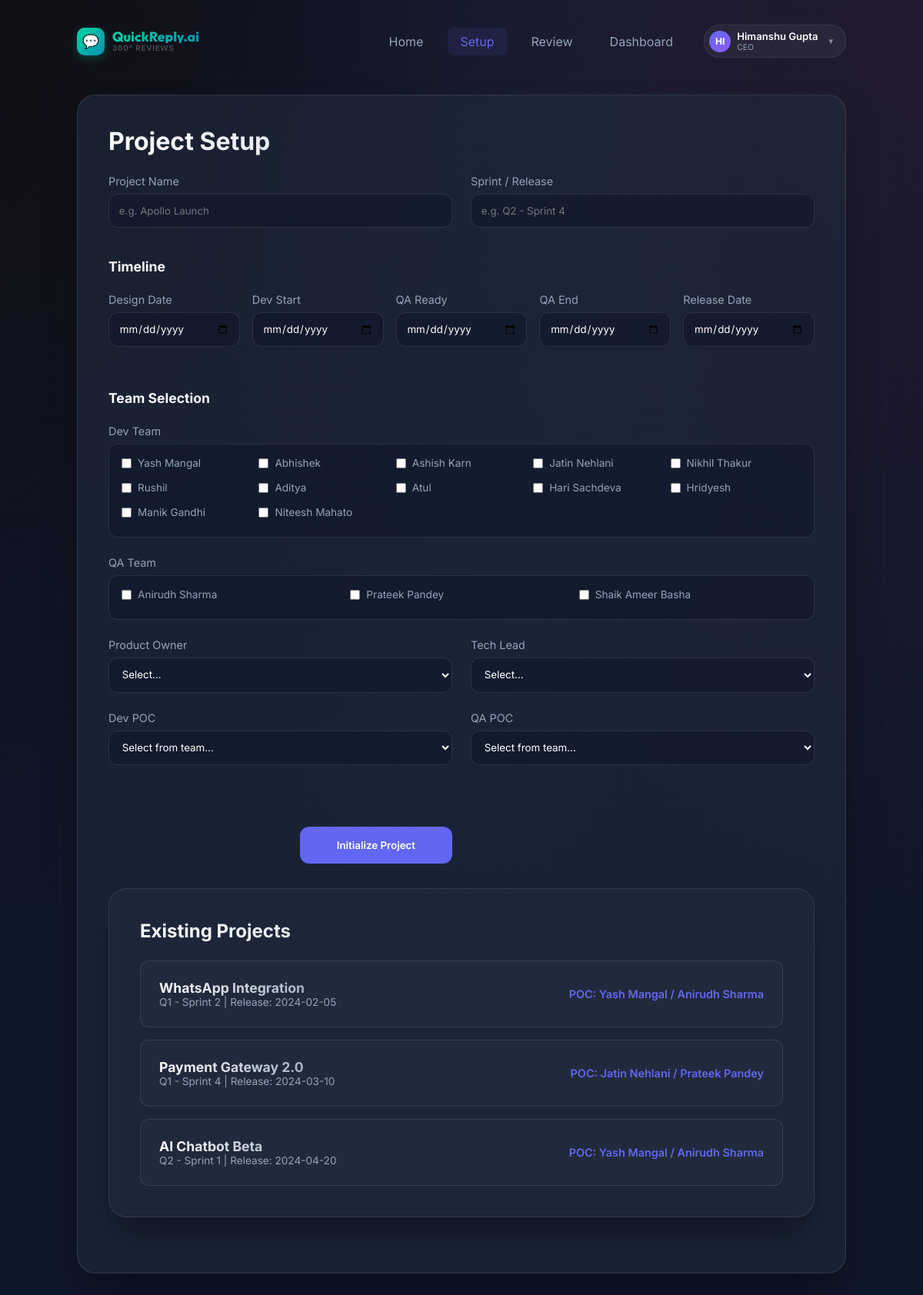
Screenshot of /setup (signed in) with the database file from the repository.
### models.py (models this page shows, shortened)
class User(SQLModel, table=True):
    id: Optional[int] = Field(default=None, primary_key=True)
    email: str = Field(unique=True, index=True)
    name: str
    role: str # Dev, QA, Product, Management
    is_admin: bool = False
    password_hash: str
    permissions: str = Field(default="{}") # JSON string for granular access

class Project(SQLModel, table=True):
    id: Optional[int] = Field(default=None, primary_key=True)
    name: str
    sprint: str
    design_date: Optional[date] = None
    dev_start: Optional[date] = None
    qa_start: Optional[date] = None
    qa_end: Optional[date] = None
    release_date: date # Release date remains mandatory as the project 'end'
    dev_team: str # Stored as JSON string
    qa_team: str # Stored as JSON string
    product_owner: str
    dev_poc: str
    qa_poc: str
    tech_lead_name: str = Field(default="Niteesh Mahato")

### main.py (the view)
@app.get("/setup", response_class=HTMLResponse)
async def project_setup(request: Request, current_user: User = Depends(get_current_user), session: Session = Depends(get_session)):
    if not current_user: return RedirectResponse(url="/login")
    perms = json.loads(current_user.permissions)
    if "setup" not in perms.get("tabs", []):
        return HTMLResponse("Unauthorized", status_code=403)
    projects = session.exec(select(Project)).all()
    return templates.TemplateResponse(request=request, name="setup.html", context={
        "request": request,
        "projects": projects,
        "dev_list": DEV_TEAM_LIST,
        "qa_list": QA_TEAM_LIST,
        "product_list": PRODUCT_LIST,
        "tech_lead_list": TECH_LEAD_LIST
    })

### templates/setup.html (shortened to what this page needs)
{% extends "layout.html" %}
{% block content %}
<div class="glass-card">
    <h1>Project Setup</h1>
    <form action="/setup" method="post">
        <div style="display: grid; grid-template-columns: 1fr 1fr; gap: 1.5rem;">
            <div class="form-group">
                <label>Project Name</label>
                <input type="text" name="name" placeholder="e.g. Apollo Launch" required>
            </div>
            <div class="form-group">
                <label>Sprint / Release</label>
                <input type="text" name="sprint" placeholder="e.g. Q2 - Sprint 4" required>
            </div>
        </div>
        <h3 style="margin-top: 1rem; font-size: 1.1rem; color: var(--text-main);">Timeline</h3>
        <div
            style="display: grid; grid-template-columns: repeat(auto-fill, minmax(150px, 1fr)); gap: 1rem; margin-bottom: 2rem;">
            <div class="form-group">
                <label>Design Date</label>
                <input type="date" name="design_date">
            </div>
            <div class="form-group">
                <label>Dev Start</label>
                <input type="date" name="dev_start">
            </div>
            <div class="form-group">
                <label>QA Ready</label>
                <input type="date" name="qa_start">
            </div>
            <div class="form-group">
                <label>QA End</label>
                <input type="date" name="qa_end">
            </div>
            <div class="form-group">
                <label>Release Date</label>
                <input type="date" name="release_date" required>
            </div>
        </div>
        <h3 style="font-size: 1.1rem; color: var(--text-main);">Team Selection</h3>
        <div class="form-group">
            <label>Dev Team</label>
            <div class="multi-select">
                {% for dev in dev_list %}
                <label class="checkbox-item">
                    <input type="checkbox" name="dev_team" value="{{ dev }}"> {{ dev }}
                </label>
                {% endfor %}
            </div>
        </div>
        <div class="form-group">
            <label>QA Team</label>
            <div class="multi-select" style="grid-template-columns: 1fr 1fr 1fr;">
                {% for qa in qa_list %}
                <label class="checkbox-item">
                    <input type="checkbox" name="qa_team" value="{{ qa }}"> {{ qa }}
                </label>
                {% endfor %}
            </div>
        </div>
        <div style="display: grid; grid-template-columns: 1fr 1fr; gap: 1.5rem;">
            <div class="form-group">
                <label>Product Owner</label>
                <select name="product" required>
                    <option value="">Select...</option>
                </select>
            </div>
            <div class="form-group">
                <label>Tech Lead</label>
                <select name="tech_lead_name" required>
                    <option value="">Select...</option>
                </select>
            </div>
        </div>
        <div style="display: grid; grid-template-columns: 1fr 1fr; gap: 1.5rem;">
            <div class="form-group">
                <label>Dev POC</label>
                <select name="dev_poc" id="dev_poc_select" required>
                    <option value="">Select from team...</option>
                </select>
            </div>
            <div class="form-group">
                <label>QA POC</label>
                <select name="qa_poc" id="qa_poc_select" required>
                    <option value="">Select from team...</option>
                </select>
            </div>
            <div style="margin-top: 2rem; text-align: right;">
                <button type="submit" class="btn btn-primary" style="padding: 1rem 3rem;">Initialize Project</button>
            </div>
    </form>
</div>
<div class="glass-card animate-fade" style="margin-top: 2rem;">
    <h2>Existing Projects</h2>
    <div style="display: grid; gap: 1rem;">
        {% for p in projects %}
        <div
            style="padding: 1.5rem; background: rgba(255,255,255,0.02); border: 1px solid var(--glass-border); border-radius: 12px; display: flex; justify-content: space-between; align-items: center;">
            <div>
                <h3 style="margin-bottom: 0px; font-size: 1.1rem;">{{ p.name }}</h3>
                <p style="color: var(--text-muted); font-size: 0.85rem; margin-bottom: 0px;">{{ p.sprint }} | Release:
                    {{ p.release_date }}</p>
            </div>
            <div style="text-align: right;">
                <div style="color: var(--primary); font-size: 0.9rem; font-weight: 600;">POC: {{ p.dev_poc }} / {{
                    p.qa_poc }}</div>
            </div>
        </div>
        {% endfor %}
    </div>
</div>
{% endblock %}

### templates/layout.html (shortened to what this page needs)
<!DOCTYPE html>
<html lang="en">
<head>
    <link rel="stylesheet" href="/static/style.css">
</head>
<body>
    <div class="container">
        <header style="margin-bottom: 3rem; display: flex; justify-content: space-between; align-items: center; position: relative;">
            <a href="/" class="qr-brand">
                <div class="qr-brand-icon">💬</div>
                <div>
                    <div class="qr-brand-name">QuickReply.ai</div>
                    <div class="qr-brand-sub">360° Reviews</div>
                </div>
            </a>
            <div style="display: flex; align-items: center; gap: 1.5rem; position: relative;">
                <nav class="sidebar-nav" style="margin: 0;">
                    {% set perms = request.session.get('permissions', {}) %}
                    {% set tabs = perms.get('tabs', []) %}
                    {% if 'home' in tabs %}<a href="/" id="nav-home">Home</a>{% endif %}
                    {% if 'setup' in tabs %}<a href="/setup" id="nav-setup">Setup</a>{% endif %}
                    {% if 'review' in tabs %}<a href="/review" id="nav-review">Review</a>{% endif %}
                    {% if 'dashboard' in tabs %}<a href="/dashboard" id="nav-dash" class="btn-dashboard">Dashboard</a>{% endif %}
                </nav>
                {% set session_user_name = request.session.get('user_name', '') %}
                {% set session_user_role = request.session.get('user_role', '') %}
                <div style="position: relative;" id="profile-widget">
                    <div class="profile-trigger" onclick="toggleProfile()">
                        <div class="profile-avatar">{{ session_user_name[:2].upper() if session_user_name else '??' }}</div>
                        <div>
                            <div class="profile-name">{{ session_user_name if session_user_name else 'Profile' }}</div>
                            <div class="profile-role">{{ session_user_role }}</div>
                        </div>
                        <span style="font-size: 0.6rem; opacity: 0.5; margin-left: 4px;">▼</span>
                    </div>
                        {% set session_email = request.session.get('user') %}
                </div>
            </div>
        </header>
        <main class="animate-fade">
            {% block content %}{% endblock %}
        </main>
    </div>
</body>
</html>

### static/style.css (style rules this page uses)
:root { --primary: #6366f1; --primary-hover: #4f46e5; --bg-dark: #0f172a; --card-bg: rgba(30, 41, 59, 0.7); --text-main: #f8fafc; --text-muted: #94a3b8; --accent: #10b981; --danger: #ef4444; --glass-border: rgba(255, 255, 255, 0.1); }
* { margin: 0; padding: 0; box-sizing: border-box; font-family: 'Inter', sans-serif; }
body { background-color: var(--bg-dark); background-image: radial-gradient(at 0% 0%, hsla(253, 16%, 7%, 1) 0, transparent 50%), radial-gradient(at 50% 0%, hsla(225, 39%, 30%, 0.2) 0, transparent 50%), radial-gradient(at 100% 0%, hsla(339, 49%, 30%, 0.2) 0, transparent 50%); color: var(--text-main); min-height: 100vh; padding: 2rem; }
.container { max-width: 1000px; margin: 0 auto; }
.glass-card { background: var(--card-bg); backdrop-filter: blur(12px); -webkit-backdrop-filter: blur(12px); border: 1px solid var(--glass-border); border-radius: 24px; padding: 2.5rem; box-shadow: 0 25px 50px -12px rgba(0, 0, 0, 0.5); margin-bottom: 2rem; transition: transform 0.3s ease; }
h1, h2, h3 { margin-bottom: 1.5rem; background: linear-gradient(to right, #fff, #94a3b8); -webkit-background-clip: text; -webkit-text-fill-color: transparent; }
.btn { padding: 0.8rem 1.5rem; border-radius: 12px; border: none; cursor: pointer; font-weight: 600; transition: all 0.2s ease; text-decoration: none; display: inline-block; }
.btn-primary { background: var(--primary); color: white; }
.form-group { margin-bottom: 1.5rem; }
label { display: block; margin-bottom: 0.5rem; color: var(--text-muted); font-size: 0.9rem; }
input, select, textarea { width: 100%; padding: 0.8rem; background: rgba(15, 23, 42, 0.6); border: 1px solid var(--glass-border); border-radius: 12px; color: white; outline: none; transition: border-color 0.2s; }
.multi-select { display: grid; grid-template-columns: repeat(auto-fill, minmax(150px, 1fr)); gap: 0.5rem; padding: 1rem; background: rgba(15, 23, 42, 0.6); border-radius: 12px; border: 1px solid var(--glass-border); }
.checkbox-item { display: flex; align-items: center; gap: 0.5rem; font-size: 0.85rem; }
.checkbox-item input { width: auto; }
.sidebar-nav { display: flex; gap: 1rem; margin-bottom: 2rem; }
.sidebar-nav a { color: var(--text-muted); text-decoration: none; padding: 0.5rem 1rem; border-radius: 8px; transition: all 0.2s; }
.sidebar-nav a.active { background: rgba(99, 102, 241, 0.1); color: var(--primary); }
.animate-fade { animation: fadeIn 0.5s ease forwards; }

### templates/layout.html (style rules this page uses)
.qr-brand { display: flex; align-items: center; gap: 10px; text-decoration: none; }
.qr-brand-icon { width: 36px; height: 36px; background: linear-gradient(135deg, #00d4a0, #0891b2); border-radius: 10px; display: flex; align-items: center; justify-content: center; font-size: 1.1rem; box-shadow: 0 4px 12px rgba(0,212,160,0.25); flex-shrink: 0; }
.qr-brand-name { font-family: 'Outfit', sans-serif; font-weight: 800; font-size: 1.1rem; background: linear-gradient(135deg, #00d4a0, #0891b2); -webkit-background-clip: text; -webkit-text-fill-color: transparent; background-clip: text; line-height: 1; }
.qr-brand-sub { font-size: 0.62rem; opacity: 0.5; letter-spacing: 0.08em; text-transform: uppercase; font-weight: 600; -webkit-text-fill-color: rgba(255,255,255,0.5); }
.profile-trigger { display: flex; align-items: center; gap: 8px; cursor: pointer; background: rgba(255,255,255,0.05); border: 1px solid rgba(255,255,255,0.08); border-radius: 20px; padding: 6px 14px 6px 6px; transition: all 0.2s; }
.profile-avatar { width: 28px; height: 28px; background: linear-gradient(135deg, var(--primary), #8b5cf6); border-radius: 50%; display: flex; align-items: center; justify-content: center; font-size: 0.75rem; font-weight: 700; color: #fff; }
.profile-name { font-size: 0.82rem; font-weight: 600; color: #fff; }
.profile-role { font-size: 0.65rem; color: var(--text-muted, #64748b); }

### rows the page displays
User: name "Himanshu Gupta", role "CEO"
Project: name "WhatsApp Integration", sprint "Q1 - Sprint 2", release_date "2024-02-05", dev_poc "Yash Mangal", qa_poc "Anirudh Sharma"
Project: name "Payment Gateway 2.0", sprint "Q1 - Sprint 4", release_date "2024-03-10", dev_poc "Jatin Nehlani", qa_poc "Prateek Pandey"
Project: name "AI Chatbot Beta", sprint "Q2 - Sprint 1", release_date "2024-04-20", dev_poc "Yash Mangal", qa_poc "Anirudh Sharma"

### other values shown
{{ session_user_name[:2].upper() if session_user_name else '??' }} "HI"
{{ dev }} "Yash Mangal" "Abhishek" "Ashish Karn" "Jatin Nehlani" "Nikhil Thakur" "Rushil" "Aditya" "Atul" "Hari Sachdeva" "Hridyesh" "Manik Gandhi" "Niteesh Mahato"
{{ qa }} "Anirudh Sharma" "Prateek Pandey" "Shaik Ameer Basha"
